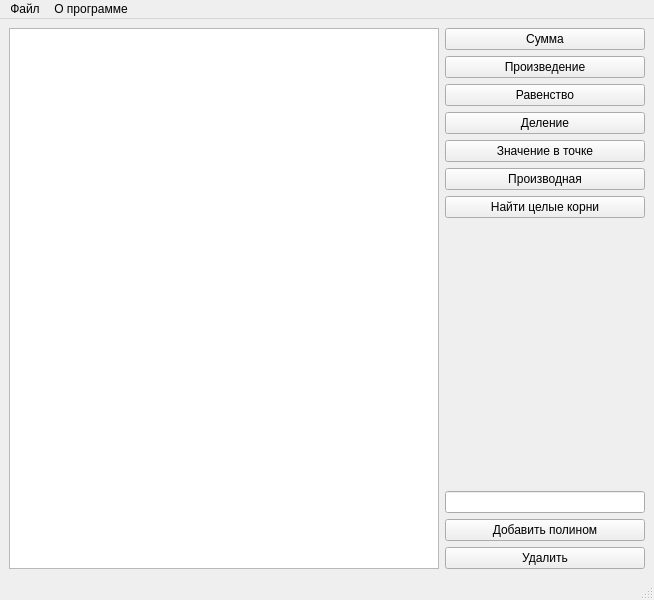
<?xml version="1.0" encoding="UTF-8"?>
<ui version="4.0">
 <class>MainWindow</class>
 <widget class="QMainWindow" name="MainWindow">
  <property name="geometry">
   <rect>
    <x>0</x>
    <y>0</y>
    <width>654</width>
    <height>600</height>
   </rect>
  </property>
  <property name="windowTitle">
   <string>PolynomialCalc</string>
  </property>
  <widget class="QWidget" name="centralwidget">
   <layout class="QHBoxLayout" name="horizontalLayout">
    <item>
     <widget class="QListWidget" name="listWidget"/>
    </item>
    <item>
     <layout class="QVBoxLayout" name="verticalLayout">
      <item>
       <widget class="QPushButton" name="pushButton_2">
        <property name="text">
         <string>Сумма</string>
        </property>
       </widget>
      </item>
      <item>
       <widget class="QPushButton" name="pushButton_10">
        <property name="text">
         <string>Произведение</string>
        </property>
       </widget>
      </item>
      <item>
       <widget class="QPushButton" name="pushButton_9">
        <property name="text">
         <string>Равенство</string>
        </property>
       </widget>
      </item>
      <item>
       <widget class="QPushButton" name="pushButton_6">
        <property name="text">
         <string>Деление</string>
        </property>
       </widget>
      </item>
      <item>
       <widget class="QPushButton" name="pushButton_8">
        <property name="text">
         <string>Значение в точке</string>
        </property>
       </widget>
      </item>
      <item>
       <widget class="QPushButton" name="pushButton_7">
        <property name="text">
         <string>Производная</string>
        </property>
       </widget>
      </item>
      <item>
       <widget class="QPushButton" name="pushButton_5">
        <property name="text">
         <string>Найти целые корни</string>
        </property>
       </widget>
      </item>
      <item>
       <spacer name="verticalSpacer">
        <property name="orientation">
         <enum>Qt::Vertical</enum>
        </property>
        <property name="sizeHint" stdset="0">
         <size>
          <width>20</width>
          <height>40</height>
         </size>
        </property>
       </spacer>
      </item>
      <item>
       <widget class="QLineEdit" name="lineEdit">
        <property name="sizePolicy">
         <sizepolicy hsizetype="Fixed" vsizetype="Fixed">
          <horstretch>0</horstretch>
          <verstretch>0</verstretch>
         </sizepolicy>
        </property>
        <property name="minimumSize">
         <size>
          <width>200</width>
          <height>0</height>
         </size>
        </property>
       </widget>
      </item>
      <item>
       <widget class="QPushButton" name="pushButton">
        <property name="text">
         <string>Добавить полином</string>
        </property>
       </widget>
      </item>
      <item>
       <widget class="QPushButton" name="pushButton_3">
        <property name="text">
         <string>Удалить</string>
        </property>
       </widget>
      </item>
     </layout>
    </item>
   </layout>
  </widget>
  <widget class="QMenuBar" name="menubar">
   <property name="geometry">
    <rect>
     <x>0</x>
     <y>0</y>
     <width>654</width>
     <height>21</height>
    </rect>
   </property>
   <widget class="QMenu" name="menu">
    <property name="title">
     <string>Файл</string>
    </property>
    <addaction name="action_2"/>
    <addaction name="action_3"/>
    <addaction name="action_4"/>
    <addaction name="action_5"/>
   </widget>
   <widget class="QMenu" name="menu_2">
    <property name="title">
     <string>О программе</string>
    </property>
    <addaction name="action"/>
    <addaction name="actionQT"/>
   </widget>
   <addaction name="menu"/>
   <addaction name="menu_2"/>
  </widget>
  <widget class="QStatusBar" name="statusbar"/>
  <action name="action">
   <property name="text">
    <string>Автор</string>
   </property>
  </action>
  <action name="actionQT">
   <property name="text">
    <string>QT</string>
   </property>
  </action>
  <action name="action_2">
   <property name="text">
    <string>Новый</string>
   </property>
  </action>
  <action name="action_3">
   <property name="text">
    <string>Открыть...</string>
   </property>
  </action>
  <action name="action_4">
   <property name="text">
    <string>Сохранить</string>
   </property>
  </action>
  <action name="action_5">
   <property name="text">
    <string>Сохранить как...</string>
   </property>
  </action>
 </widget>
 <resources/>
 <connections/>
</ui>
